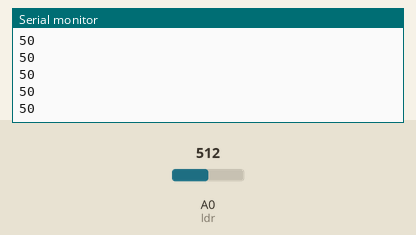
Simulated run of this sketch. Board: Arduino Uno, built with avr-gcc and run on an emulated ATmega328P. On the bench: the last lines printed to the serial monitor. The inputs (shaded band) are chosen by the test bench; at power-on: A0 (ldr) = 512.

Above: at 1.2 s.
1.3 s: A0 (ldr) set to 716
At 1.31 s:
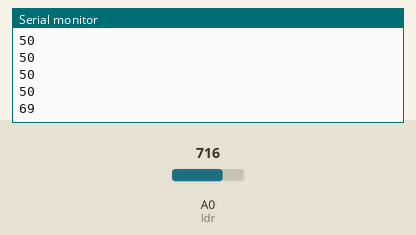
2.8 s: A0 (ldr) set to 900
At 2.81 s:
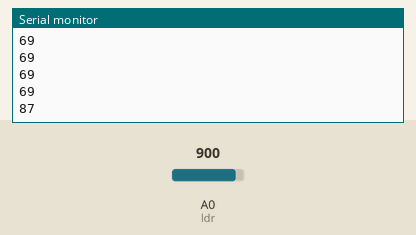
Timing chart, 0 to 5.8 s (numbered marks = the images above; inputs shaded):
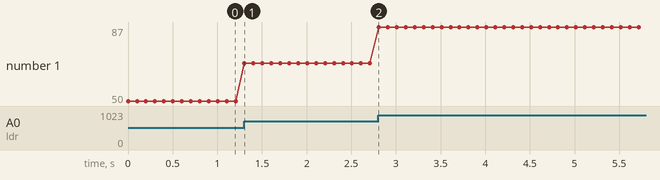

Measured:
- after the input at 1.3 s, the serial monitor: prints a new line at once (image 1)
- after the input at 2.8 s, the serial monitor: prints a new line at once (image 2)
- plotted number 1: 50 → 69 after the input at 1.3 s, 69 → 87 after the input at 2.8 s

The sketch:

lDR.ino
```cpp
#define ldr A0
void setup() {
  Serial.begin(9600);

  // put your setup code here, to run once:

}

void loop() {
  int val = analogRead(ldr);
  val = map(val, 0, 1024, 0, 100);
  Serial.println(val);
  delay(100);
  // put your main code here, to run repeatedly:

}
```
